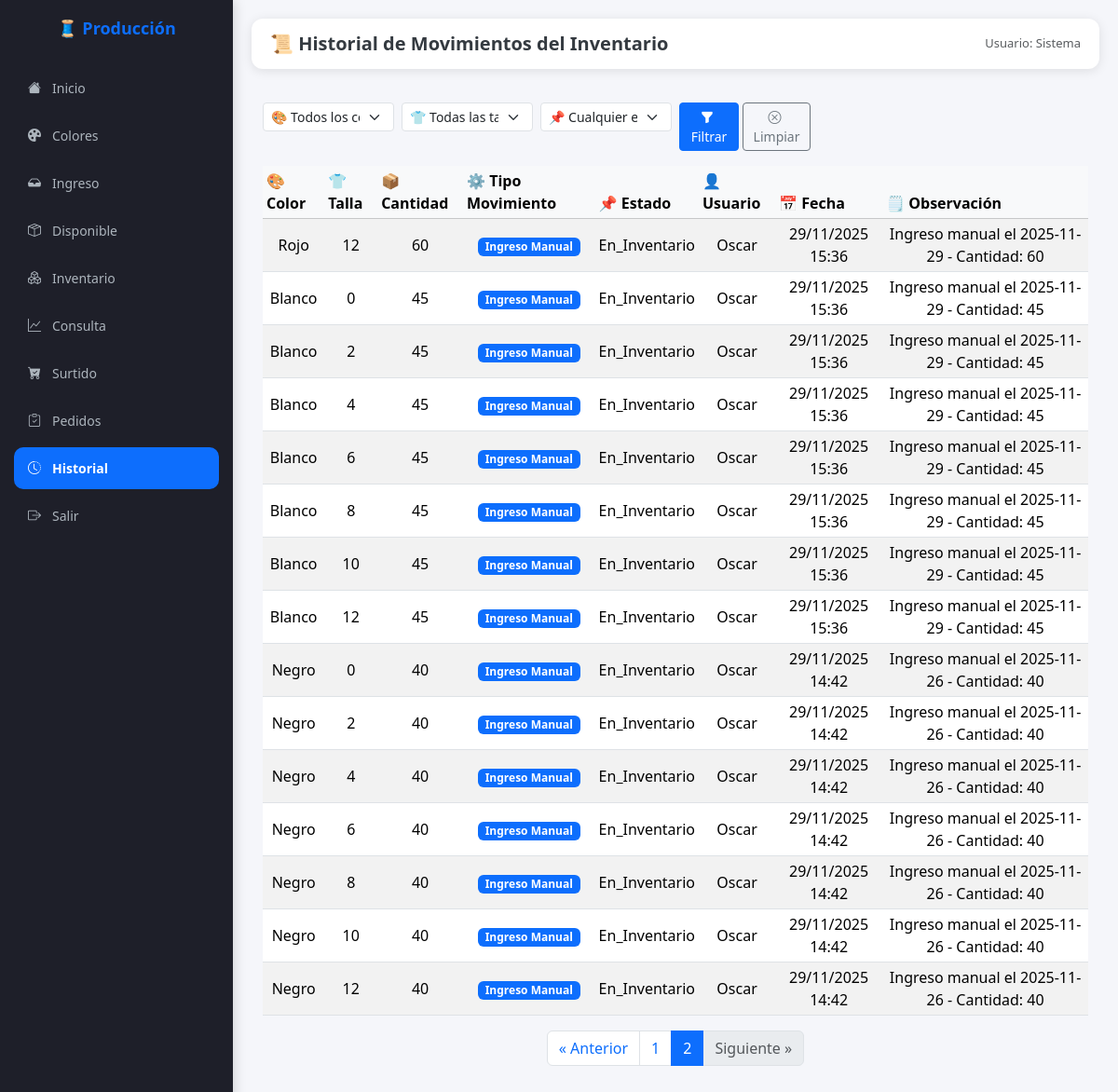
The app's page /ver_historial_inventario?page=2&color_id=&talla_id=&estado= with its own data.
### modelos.py (models this page shows, shortened)
class HistorialInventario(db.Model):
    __tablename__ = "historial_inventario"
    id = db.Column(db.Integer, primary_key=True)
    inventario_id = db.Column(db.Integer, db.ForeignKey("inventario.id", ondelete="CASCADE"))
    tipo_movimiento = db.Column(
        db.Enum("Recepción Producción", "Ingreso Manual", "Devolución", "Ajuste Alta", "Ajuste Baja", "Salidas", "Preventa", "Ventas"),
        nullable=False
    )
    cantidad_historial = db.Column(db.Integer, nullable=False)
    status_id = db.Column(db.Integer, db.ForeignKey("status.id"), nullable=False)
    fecha_movimiento = db.Column(db.DateTime, default=fecha_local_tijuana, nullable=False)
    usuario = db.Column(db.String(50), default="sistema")
    observaciones = db.Column(db.Text, nullable=True)
    inventario = db.relationship("Inventario", back_populates="movimientos")
    status = db.relationship("Status")

class Color(db.Model):
    __tablename__ = "color"
    id = db.Column(db.Integer, primary_key=True)
    nombre = db.Column(db.String(50), unique=True, nullable=False)
    cortes = db.relationship("Corte", back_populates="color")  # 🔥 aquí
    inventarios = db.relationship("Inventario", back_populates="color")  # 🆕 aquí

class Talla(db.Model):
    __tablename__ = "talla"
    id = db.Column(db.Integer, primary_key=True)
    nombre = db.Column(db.String(10), unique=True, nullable=False)
    costo = db.Column(db.Float, nullable=False, default=0.0)
    producciones = db.relationship("Produccion", back_populates="talla")

class Status(db.Model):
    __tablename__ = "status"
    id = db.Column(db.Integer, primary_key=True)
    nombre = db.Column(db.String(20), unique=True, nullable=False)
    descripcion = db.Column(db.String(100), nullable=True)
    fase = db.Column(db.String(20), nullable=True)

### app.py (the view)
@app.route("/ver_historial_inventario")
def ver_historial_inventario():
    color_id = request.args.get("color_id", "")
    talla_id = request.args.get("talla_id", "")
    estado_id = request.args.get("estado", "")
    page = request.args.get("page", 1, type=int)
    per_page = 50  # 👉 Número de filas por página (ajústalo si quieres)
    colores = Color.query.all()
    tallas = Talla.query.all()
    estados = Status.query.filter(Status.fase == "Inventario").order_by(Status.id).all()
    movimientos = (
        db.session.query(HistorialInventario)
        .join(Inventario)
        .join(Status)
    )
    if color_id:
        movimientos = movimientos.filter(Inventario.color_id == int(color_id))
    if talla_id:
        movimientos = movimientos.filter(Inventario.talla_id == int(talla_id))
    if estado_id:
        movimientos = movimientos.filter(HistorialInventario.status_id == int(estado_id))
    movimientos = movimientos.order_by(
        HistorialInventario.fecha_movimiento.desc()
    ).paginate(page=page, per_page=per_page)
    return render_template(
        "ver_historial_inventario.html",
        movimientos=movimientos,
        colores=colores,
        tallas=tallas,
        estados=estados,
        color_seleccionado=color_id,
        talla_seleccionada=talla_id,
        estado_seleccionado=estado_id
    )

### templates/ver_historial_inventario.html (shortened to what this page needs)
{% extends "base.html" %}
{% block header %}📜 Historial de Movimientos del Inventario{% endblock %}
{% block content %}
<div class="container py-3">
    <form class="row g-2 mb-3" method="GET" action="{{ url_for('ver_historial_inventario') }}">
    <div class="col-6 col-md-2">
        <select name="color_id" class="form-select form-select-sm">
        <option value="">🎨 Todos los colores</option>
        </select>
    </div>
    <div class="col-6 col-md-2">
        <select name="talla_id" class="form-select form-select-sm">
        <option value="">👕 Todas las tallas</option>
        </select>
    </div>
    <div class="col-6 col-md-2">
        <select name="estado" class="form-select form-select-sm">
        <option value="">📌 Cualquier estado</option>
        </select>
    </div>
    <div class="col-6 col-md-2 d-flex gap-1">
        <button class="btn btn-primary btn-sm flex-fill" type="submit">
        <i class="bi bi-funnel-fill me-1"></i> Filtrar
        </button>
        <a href="{{ url_for('ver_historial_inventario') }}" class="btn btn-outline-secondary btn-sm flex-fill">
        <i class="bi bi-x-circle me-1"></i> Limpiar
        </a>
    </div>
    </form>
    {% if movimientos %}
    <div class="table-responsive">
      <table class="table table-striped table-sm align-middle">
        <thead class="table-light">
          <tr>
            <th>🎨 Color</th>
            <th>👕 Talla</th>
            <th>📦 Cantidad</th>
            <th>⚙️ Tipo Movimiento</th>
            <th>📌 Estado</th>
            <th>👤 Usuario</th>
            <th>📅 Fecha</th>
            <th>🗒️ Observación</th>
          </tr>
        </thead>
            <tbody class="text-center">
                {% for m in movimientos %}
                <tr>
                    <td>{{ m.inventario.color.nombre }}</td>
                    <td>{{ m.inventario.talla.nombre }}</td>
                    <td>{{ m.cantidad_historial }}</td>
                    <td>
                        {% if m.tipo_movimiento == "Recepción Producción" %}
                            <span class="badge bg-success">{{ m.tipo_movimiento }}</span>
                        {% elif m.tipo_movimiento == "Ingreso Manual" %}
                            <span class="badge bg-primary">{{ m.tipo_movimiento }}</span>
                         {% elif m.tipo_movimiento == "Devolución" %}
                            <span class="badge bg-info text-dark">{{ m.tipo_movimiento }}</span>
                        {% elif m.tipo_movimiento == "Ajuste Alta" %}
                            <span class="badge bg-warning text-dark">{{ m.tipo_movimiento }}</span>
                        {% elif m.tipo_movimiento == "Ajuste Baja" %}
                            <span class="badge bg-warning text-dark">{{ m.tipo_movimiento }}</span>
                        {% elif m.tipo_movimiento == "Salidas" %}
                            <span class="badge bg-warning text-dark">{{ m.tipo_movimiento }}</span>
                        {% elif m.tipo_movimiento == "Ventas" %}
                            <span class="badge bg-warning text-dark">{{ m.tipo_movimiento }}</span>
                        {% else %}
                            <span class="badge bg-danger">{{ m.tipo_movimiento }}</span>
                        {% endif %}
                    </td>
                    <td>{{ m.status.nombre }}</td>
                    <td>{{ m.usuario }}</td>
                    <td>{{ m.fecha_movimiento.strftime('%d/%m/%Y %H:%M') }}</td>
                    <td>{{ m.observaciones }}</td>
                </tr>
                {% endfor %}
            </tbody>
        </table>
        {% if movimientos.pages > 1 %}
        <nav>
        <ul class="pagination justify-content-center">
            <li class="page-item {% if not movimientos.has_prev %}disabled{% endif %}">
            <a class="page-link"
                href="{{ url_for('ver_historial_inventario',
                                page=movimientos.prev_num,
                                color_id=color_seleccionado,
                                talla_id=talla_seleccionada,
                                estado=estado_seleccionado) }}">
                « Anterior
            </a>
            </li>
            {% for p in movimientos.iter_pages(left_edge=1, right_edge=1, left_current=2, right_current=2) %}
            {% if p %}
                <li class="page-item {% if movimientos.page == p %}active{% endif %}">
                <a class="page-link"
                    href="{{ url_for('ver_historial_inventario',
                                    page=p,
                                    color_id=color_seleccionado,
                                    talla_id=talla_seleccionada,
                                    estado=estado_seleccionado) }}">
                    {{ p }}
                </a>
                </li>
            {% else %}
                <li class="page-item disabled"><span class="page-link">…</span></li>
            {% endif %}
            {% endfor %}
            <li class="page-item {% if not movimientos.has_next %}disabled{% endif %}">
            <a class="page-link"
                href="{{ url_for('ver_historial_inventario',
                                page=movimientos.next_num,
                                color_id=color_seleccionado,
                                talla_id=talla_seleccionada,
                                estado=estado_seleccionado) }}">
                Siguiente »
            </a>
            </li>
        </ul>
        </nav>
        {% endif %}
    </div>
    {% else %}
        <div class="alert alert-info text-center mt-3">
            No se han registrado movimientos en el historial.
        </div>
    {% endif %}
    </div>
</div>
{% endblock %}

### templates/base.html (style rules this page uses)
* { margin: 0; padding: 0; box-sizing: border-box; }
html, body { height: 100%; width: 100%; }
body { font-family: 'Segoe UI', Tahoma, Geneva, Verdana, sans-serif; background: #f5f6fa; display: flex; flex-direction: column; padding-bottom: 80px; }

### records on screen
HistorialInventario: inventario.color.nombre "Rojo", inventario.talla.nombre "12", cantidad_historial "60", tipo_movimiento "Ingreso Manual", status.nombre "En_Inventario", usuario "Oscar", fecha_movimiento "29/11/2025 15:36", observaciones "Ingreso manual el 2025-11-29 - Cantidad: 60"
HistorialInventario: inventario.color.nombre "Blanco", inventario.talla.nombre "0", cantidad_historial "45", tipo_movimiento "Ingreso Manual", status.nombre "En_Inventario", usuario "Oscar", fecha_movimiento "29/11/2025 15:36", observaciones "Ingreso manual el 2025-11-29 - Cantidad: 45"
HistorialInventario: inventario.color.nombre "Blanco", inventario.talla.nombre "2", cantidad_historial "45", tipo_movimiento "Ingreso Manual", status.nombre "En_Inventario", usuario "Oscar", fecha_movimiento "29/11/2025 15:36", observaciones "Ingreso manual el 2025-11-29 - Cantidad: 45"
HistorialInventario: inventario.color.nombre "Blanco", inventario.talla.nombre "4", cantidad_historial "45", tipo_movimiento "Ingreso Manual", status.nombre "En_Inventario", usuario "Oscar", fecha_movimiento "29/11/2025 15:36", observaciones "Ingreso manual el 2025-11-29 - Cantidad: 45"
HistorialInventario: inventario.color.nombre "Blanco", inventario.talla.nombre "6", cantidad_historial "45", tipo_movimiento "Ingreso Manual", status.nombre "En_Inventario", usuario "Oscar", fecha_movimiento "29/11/2025 15:36", observaciones "Ingreso manual el 2025-11-29 - Cantidad: 45"
HistorialInventario: inventario.color.nombre "Blanco", inventario.talla.nombre "8", cantidad_historial "45", tipo_movimiento "Ingreso Manual", status.nombre "En_Inventario", usuario "Oscar", fecha_movimiento "29/11/2025 15:36", observaciones "Ingreso manual el 2025-11-29 - Cantidad: 45"
HistorialInventario: inventario.color.nombre "Blanco", inventario.talla.nombre "10", cantidad_historial "45", tipo_movimiento "Ingreso Manual", status.nombre "En_Inventario", usuario "Oscar", fecha_movimiento "29/11/2025 15:36", observaciones "Ingreso manual el 2025-11-29 - Cantidad: 45"
HistorialInventario: inventario.color.nombre "Blanco", inventario.talla.nombre "12", cantidad_historial "45", tipo_movimiento "Ingreso Manual", status.nombre "En_Inventario", usuario "Oscar", fecha_movimiento "29/11/2025 15:36", observaciones "Ingreso manual el 2025-11-29 - Cantidad: 45"
HistorialInventario: inventario.color.nombre "Negro", inventario.talla.nombre "0", cantidad_historial "40", tipo_movimiento "Ingreso Manual", status.nombre "En_Inventario", usuario "Oscar", fecha_movimiento "29/11/2025 14:42", observaciones "Ingreso manual el 2025-11-26 - Cantidad: 40"
HistorialInventario: inventario.color.nombre "Negro", inventario.talla.nombre "2", cantidad_historial "40", tipo_movimiento "Ingreso Manual", status.nombre "En_Inventario", usuario "Oscar", fecha_movimiento "29/11/2025 14:42", observaciones "Ingreso manual el 2025-11-26 - Cantidad: 40"
HistorialInventario: inventario.color.nombre "Negro", inventario.talla.nombre "4", cantidad_historial "40", tipo_movimiento "Ingreso Manual", status.nombre "En_Inventario", usuario "Oscar", fecha_movimiento "29/11/2025 14:42", observaciones "Ingreso manual el 2025-11-26 - Cantidad: 40"
HistorialInventario: inventario.color.nombre "Negro", inventario.talla.nombre "6", cantidad_historial "40", tipo_movimiento "Ingreso Manual", status.nombre "En_Inventario", usuario "Oscar", fecha_movimiento "29/11/2025 14:42", observaciones "Ingreso manual el 2025-11-26 - Cantidad: 40"
HistorialInventario: inventario.color.nombre "Negro", inventario.talla.nombre "8", cantidad_historial "40", tipo_movimiento "Ingreso Manual", status.nombre "En_Inventario", usuario "Oscar", fecha_movimiento "29/11/2025 14:42", observaciones "Ingreso manual el 2025-11-26 - Cantidad: 40"
HistorialInventario: inventario.color.nombre "Negro", inventario.talla.nombre "10", cantidad_historial "40", tipo_movimiento "Ingreso Manual", status.nombre "En_Inventario", usuario "Oscar", fecha_movimiento "29/11/2025 14:42", observaciones "Ingreso manual el 2025-11-26 - Cantidad: 40"
HistorialInventario: inventario.color.nombre "Negro", inventario.talla.nombre "12", cantidad_historial "40", tipo_movimiento "Ingreso Manual", status.nombre "En_Inventario", usuario "Oscar", fecha_movimiento "29/11/2025 14:42", observaciones "Ingreso manual el 2025-11-26 - Cantidad: 40"

### other values on screen
{{ p }} "1" "2"
